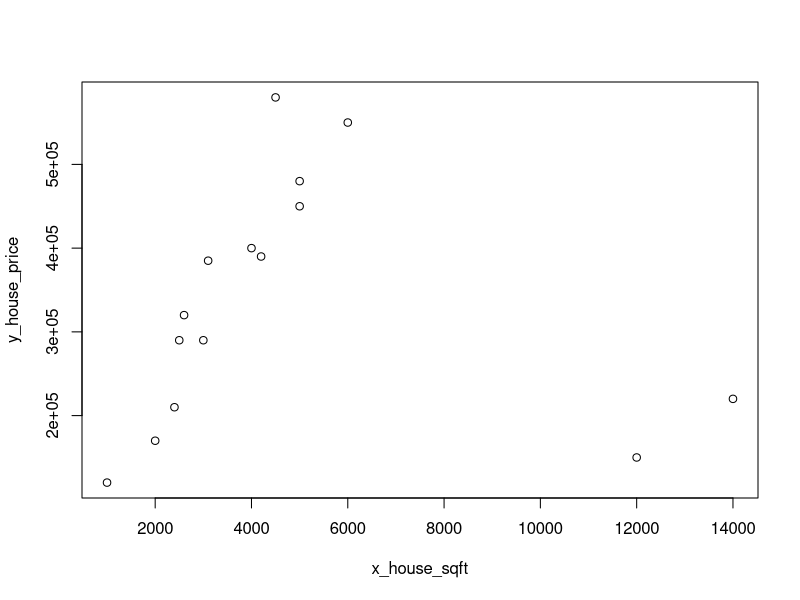
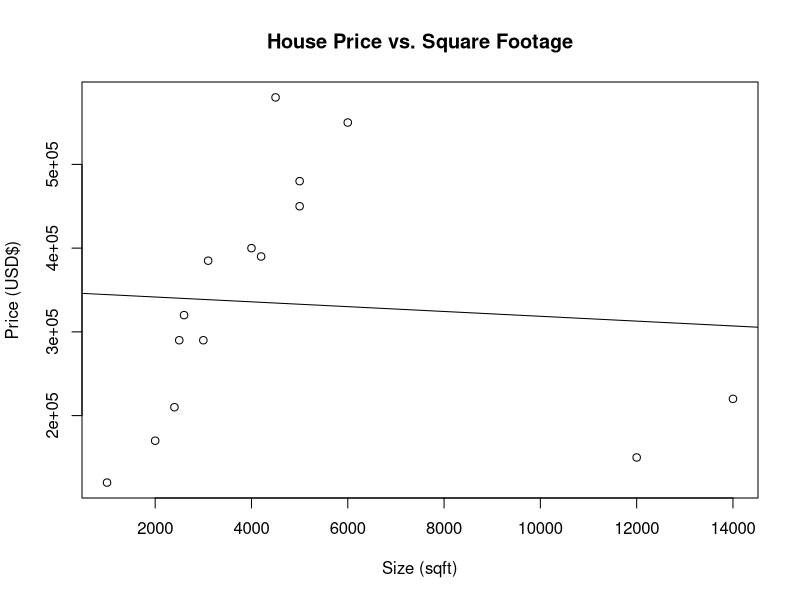
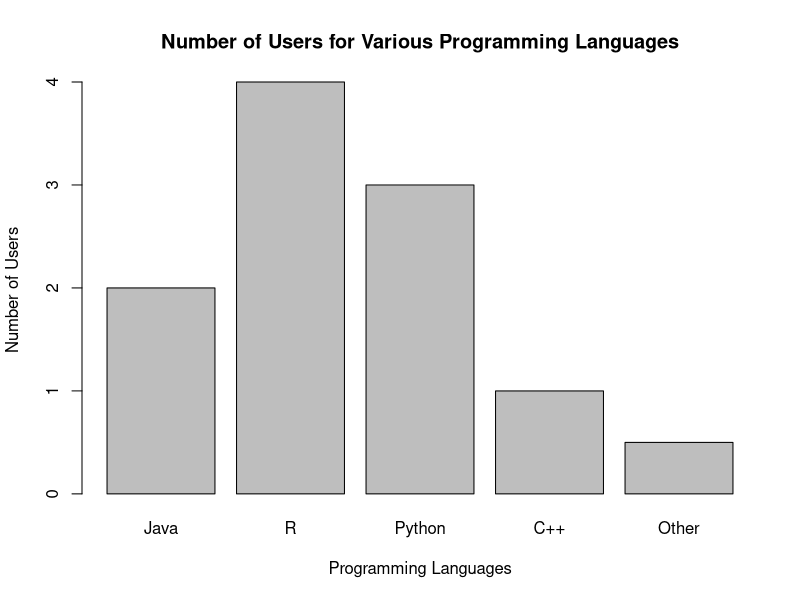
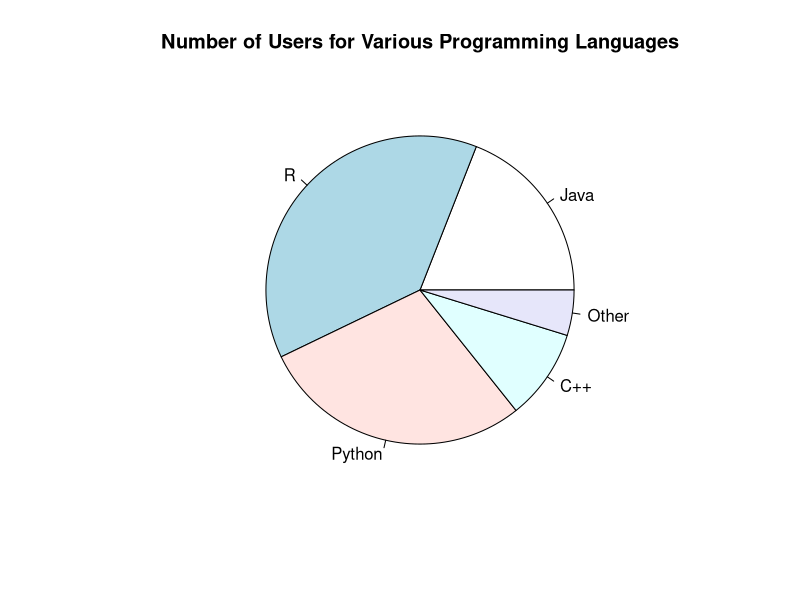
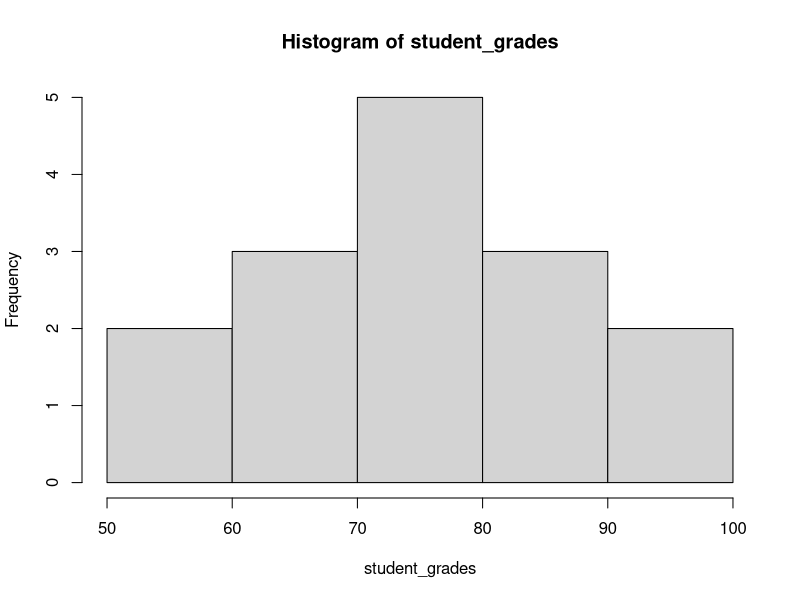
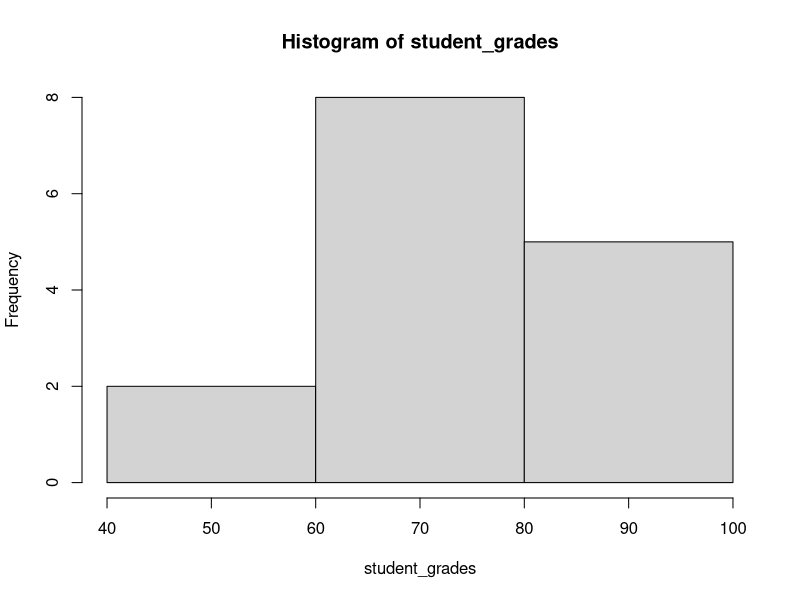
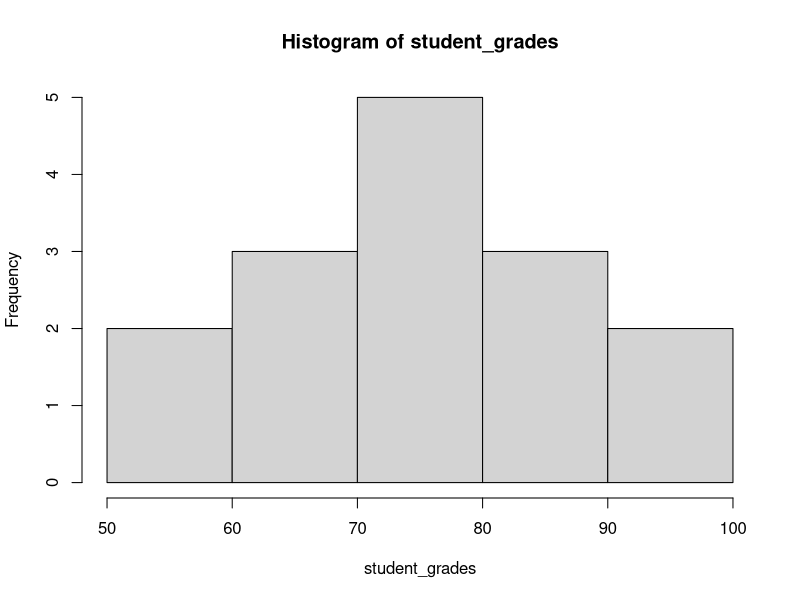

The R script that drew these images, in order: (Note: this script raises an error after producing the figures.)
# Create x and y variable values indicating house price (y) and house size in sqft (x)
x_house_sqft<-c(4000,3000,2000,1000,5000,12000,14000,2500,2600,2400,6000,3100,4200,4500,5000)
y_house_price<-c(400000,290000,170000,120000,480000,150000,220000,290000,320000,210000,550000,385000,390000,580000,450000)

# Use the plot() function to generate a scatter plot / line plot for this data
plot(x_house_sqft, y_house_price)
plot(x_house_sqft, y_house_price, xlab = "Size (sqft)", ylab = "Price (USD$)", main = "House Price vs. Square Footage")

# Generate and plot a line of best fit using the lm() linear model function
abline(lm(y_house_price ~ x_house_sqft))

# Show number of users for various programming languages with a bar chart
num_users<-c(2,4,3,1,0.5)
prog_lang<-c("Java","R","Python","C++","Other")

# Plot users for programming languages via barplot() function
barplot(num_users,
        names.arg = prog_lang,
        xlab = "Programming Languages",
        ylab = "Number of Users",
        main = "Number of Users for Various Programming Languages")

# Show number of users for various programming languages with a pie chart (same values as used above)
num_users<-c(2,4,3,1,0.5)
prog_lang<-c("Java","R","Python","C++","Other")

# Plot users for programming languages via barplot()
pie(num_users,
    labels = prog_lang,
    main = "Number of Users for Various Programming Languages")

# create a vector of students grades
student_grades<-c(51,53,64,67,68,71,73,76,78,79,81,85,88,91,95)
hist(student_grades)
hist(student_grades, breaks = 3)
hist(student_grades, breaks = 5)

# create a dataframe for ggplot
house_df<-data.frame(x_house_sqft,y_house_price)

# Basic scatter plot
ggplot(house_df, aes(x=x_house_sqft,y=y_house_price))+geom_point()

# 5-number summary
dataset_fivenum<-c(1,2,3,4,5,6,7,8,9,10)

# determine the 5-number summary using the fivenum() function
fivenum(dataset_fivenum)
boxplot(dataset_fivenum)

# correlation and covariance
x<-c(1,2,3,4,5,6,7,8,9,10)
y<-c(1,2,3,4,5,6,7,8,9,10)

# determine correlation and covariance using cor() and cov() function
cov(x,y)
cor(x,y)

# plot to visualize
plot(x,y,pch=16)
abline(lm(y~x))

p<-c(1,2,3,4,5,6,7,8,9,10)
q<-c(-10,-9,-8,-7,-6,-5,-4,-3,-2,-1)
cov(p,q)
cor(p,q)
plot(p,q,pch=14)
abline(lm(q~p))

r<-c(1,2,3,4,5,6,7,8,9,10)
s<-c(-10,-4,-9,-7,-5,-6,-4,-4,-2,-1)
cov(r,s)
cor(r,s)
plot(r,s,pch=14)
abline(lm(s~r))

l<-C(1,2,3,4,5,6,7,8,9,10)
n<-c(0.6,1.8,1.3,0.9,0.1,0.5,.75,.65,1.5,1.1)
cov(l,n)
cor(l,n)
plot(l,n,pch=16)
abline(lm(n~l))

x_house_sqft<-c(4000,3000,2000,1000,5000,12000,14000,2500,2600,2400,6000,3100,4200,4500,5000)
y_house_price<-c(400000,290000,170000,120000,480000,150000,220000,290000,320000,210000,550000,385000,390000,580000,450000)
cov(x_house_sqft,y_house_price)
cor(x_house_sqft,y_house_price)
plot(x_house_sqft,y_house_price,pch=16)
abline(lm(y_house_price~x_house_sqft))

# lets look into a real dataset using R built-in dataset
data(mtcars)
mtcars
cor(mtcars$hp,mtcars$cyl)
cor(mtcars$hp,mtcars$disp)
cor(mtcars$hp,mtcars$mpg)

# lets filter our dataframe to only include the first 7 variables
mtcars_filtered<-mtcars[1:7]
mtcars_filtered

# we can also find the correlation coefficients matrix
# by using the same cor() method on an entire matrix or dataframe
mtcars_cor_matrix<-cor(mtcars_filtered)
mtcars_cor_matrix
mtcars_cov_matrix<-cov(mtcars_filtered)
mtcars_cov_matrix

# install and load corrplot package to help with correlation matrix visualization if needed
install.packages("corrplot")
library(corrplot)

#generate the correlation matrix, print out the matrix to visualize
mtcars_cor_matrix<-cor(mtcars_filtered)
mtcars_cor_matrix
mtcars_cov_matrix<-cov(mtcars_filtered)
mtcars_cov_matrix

# Generate improved visualization using the corrplot() function
corrplot(mtcars_cor_matrix,)
corrplot(mtcars_cor_matrix,method = "square")
corrplot(mtcars_cor_matrix,method = "pie")
corrplot(mtcars_cor_matrix,method = "ellipse")
corrplot(mtcars_cor_matrix,method = "shade")
corrplot(mtcars_cor_matrix,method = "color")
corrplot(mtcars_cor_matrix,method = "number")
corrplot(mtcars_cor_matrix,method = "square", type = "upper")
corrplot(mtcars_cor_matrix,lower = "number", upper = "pie")

# Heatmaps
data(mtcars)
mtcars
mtcars_filtered<-mtcars[1:7]
mtcars_filtered
mtcars_cor_matrix<-cor(mtcars_filtered)
mtcars_cor_matrix

# Use the heatmap() function to visualize correlation matrix using a heatmap
heatmap(mtcars_cor_matrix)
heatmap(mtcars_cor_matrix, symm = TRUE, Rowv = NA, Colv = NA, xlab = "X label here!", ylab = "Y label here!", main = "My main table!")

mtcars
x<-as.matrix(mtcars)
heatmap(x, Rowv = NA, Colv = NA)
heatmap(x, Rowv = NA, Colv = NA, scale = "column")

# make sure you have gplots package installed to use heatmap.2
install.packages("gplots")
library(gplots)

# Generate heatmap using heatmap.2
heatmap.2(mtcars_cor_matrix)
heatmap.2(mtcars_cor_matrix, symm = TRUE, density.info = "none", trace = "none",cellnote = round(mtcars_cor_matrix,2), notecol = "black",notecex = "1.1",dendrogram = "row")

# lets look into a real dataset using mtcars
data("mtcars")

# lets filter our dataframe to only include the first 4 variables
mtcars__filtered<-mtcars[1:4]

# generate pairplot
pairs(mtcars__filtered)
pairs(mtcars__filtered,pch=19,col="orange", lower.panel = panel.smooth, upper.panel = panel.smooth)

# packages need to be installed
install.packages("GGally")
install.packages("ggplot2")

# load ggplot2 and GGally packages
library("ggplot2")
library("GGally")

# apply ggpairs() function
ggpairs(mtcars__filtered)
